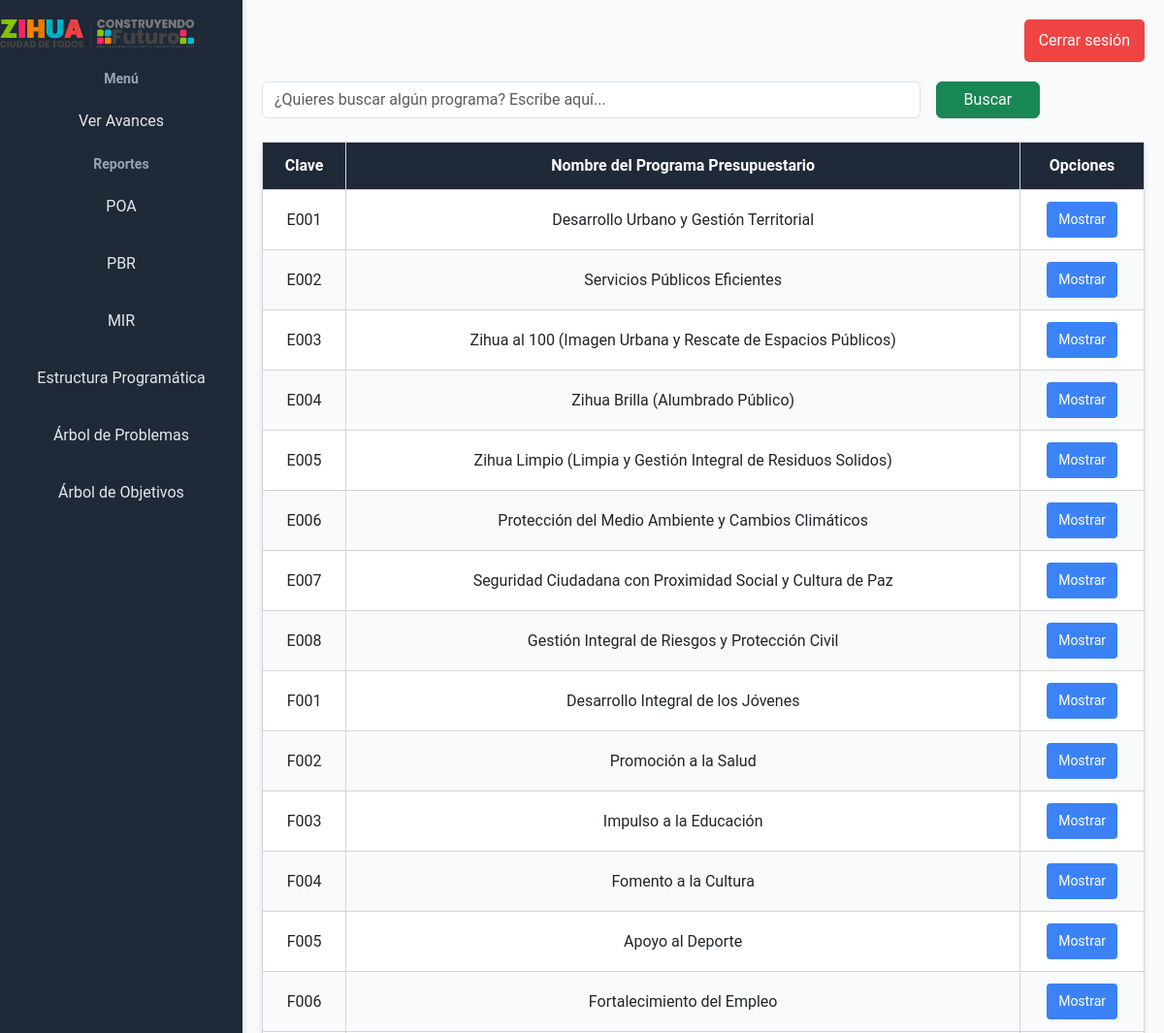
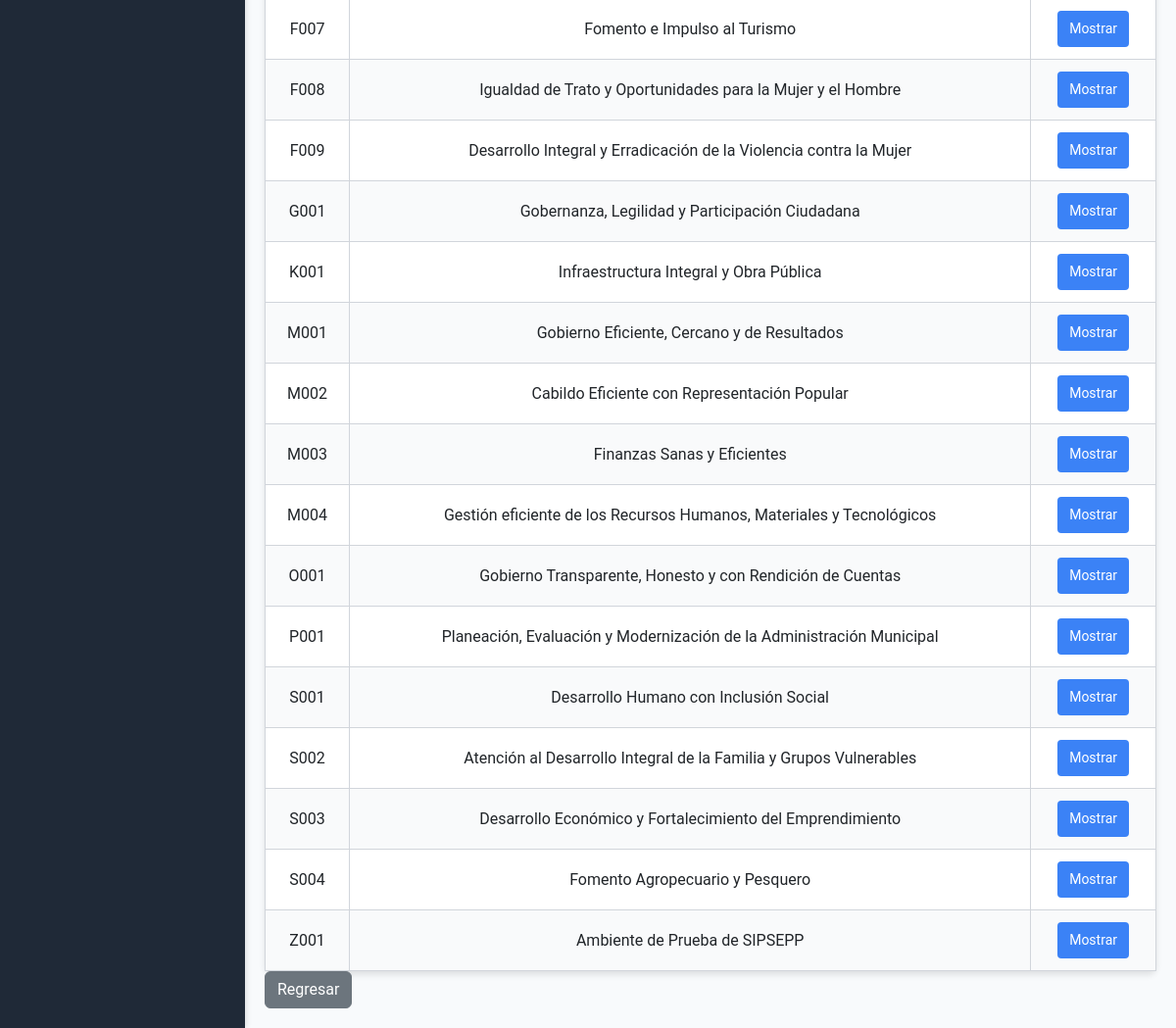
Page /formularios/programasPre.php (signed in) on the committed database (2 pictures, top to bottom).
### tables this page shows
CREATE TABLE `listapp` (
  `claveProgramaP` varchar(10) NOT NULL,
  `nombreProgramaP` varchar(255) NOT NULL
);

### formularios/programasPre.php (the view, shortened to what this page needs)
<?php
include '../database/conexion.php';
$queryUsuario = "SELECT clave_area, rol FROM usuarios WHERE usr = ?";
$stmtUsuario = $conn->prepare($queryUsuario);
$stmtUsuario->bind_param("s", $_SESSION['usuario']);
$stmtUsuario->execute();
$stmtUsuario->bind_result($clave_area, $rol);
$busqueda = isset($_GET['busqueda']) ? '%' . htmlspecialchars($_GET['busqueda'], ENT_QUOTES, 'UTF-8') . '%' : '%';
if ($rol === 'admin') {
    $queryProgramas = "SELECT l.claveProgramaP, l.nombreProgramaP, u.clave_area, u.nombre_area, p.id
                       FROM listapp l
                       LEFT JOIN unidadesresponsables u ON l.claveProgramaP = u.claveProgramaP
                       LEFT JOIN programas p ON p.clave_area = u.clave_area
                       WHERE l.claveProgramaP LIKE ? OR u.nombre_area LIKE ? OR l.nombreProgramaP LIKE ?
                       GROUP BY l.claveProgramaP, l.nombreProgramaP";
    $stmtProgramas = $conn->prepare($queryProgramas);
    $stmtProgramas->bind_param("sss", $busqueda, $busqueda, $busqueda);
}
$stmtProgramas->execute();
$resultado = $stmtProgramas->get_result();
?>
<!DOCTYPE html>
<html lang="es">
<head>
    <link href="https://cdn.jsdelivr.net/npm/bootstrap@5.3.0/dist/css/bootstrap.min.css" rel="stylesheet">
    <link rel="stylesheet" href="../css/plan_pp.css">
</head>
<body>
    <div class="sidebar">
        <div class="logo">
            <a href="../plataforma/dashboard.php" target="_blank">
                <img src="../img/ZIHUA_C.png" alt="Logo">
            </a>
        </div>
        <nav>
            <ul>
                <li><span class="menu-title">Menú</span></li>
                <li><a href="pre_a.php">Ver Avances</a></li>
                <li><span class="menu-title">Reportes</span></li>
                <li><a href="#">POA</a></li>
                <li><a href="#">PBR</a></li>
                <li><a href="#">MIR</a></li>
                <li><a href="#">Estructura Programática</a></li>
                <li><a href="#">Árbol de Problemas</a></li>
                <li><a href="#">Árbol de Objetivos</a></li>
            </ul>
        </nav>
    </div>
    <div class="content">
        <header>
            <button type="button" class="btn-salir" onclick="location.href='../sesiones_conexiones/destruir_sesion.php';">Cerrar sesión</button>
        </header>
        <form method="GET" class="row g-3 mb-4" id="search-form">
            <div class="col-md-9">
                <input type="text" name="busqueda" id="search-input" class="form-control"
                       placeholder="¿Quieres buscar algún programa? Escribe aquí..."
                       value="<?php echo isset($_GET['busqueda']) ? htmlspecialchars($_GET['busqueda'], ENT_QUOTES, 'UTF-8') : ''; ?>">
            </div>
            <div class="col-md-3">
                <button type="submit" class="btn btn-success w-50">Buscar</button>
            </div>
        </form>
        <table>
            <thead>
                <tr>
                    <th>Clave</th>
                    <th>Nombre del Programa Presupuestario</th>
                    <th>Opciones</th>
                </tr>
            </thead>
            <tbody id="results">
                <?php
                if ($resultado->num_rows > 0) {
                    while ($row = $resultado->fetch_assoc()) {
                        echo "<tr>";
                        echo "<td>" . htmlspecialchars($row['claveProgramaP'], ENT_QUOTES, 'UTF-8') . "</td>";
                        echo "<td>" . htmlspecialchars($row['nombreProgramaP'], ENT_QUOTES, 'UTF-8') . "</td>";
                        echo "<td>";
                        if ($rol === 'admin') {
                            echo "<button class='view-button' onclick='location.href=\"pre_a.php?claveProgramaP=" . urlencode($row['claveProgramaP']) . "\";'>Mostrar</button>";
                        }
                        echo "</td>";
                        echo "</tr>";
                    }
                } else {
                    echo "<tr><td colspan='3'>No se encontraron resultados.</td></tr>";
                }
                ?>
            </tbody>
        </table>
        <button type="button" class="btn btn-secondary" onclick="location.href='../plataforma/dashboard.php';">Regresar</button>
    </div>
</body>
</html>

### css/plan_pp.css (style rules this page uses)
* { margin: 0; padding: 0; box-sizing: border-box; }
body { font-family: 'Roboto', sans-serif; display: flex; height: 100vh; background-color: #F8FAFC; }
.sidebar { width: 250px; background-color: #1F2937; color: #FFFFFF; display: flex; flex-direction: column; align-items: center; padding-top: 20px; box-shadow: 2px 0 5px rgba(0, 0, 0, 0.1); }
.logo img { width: 80%; margin-bottom: 20px; }
nav ul { list-style-type: none; width: 100%; padding-left: 0; }
nav ul li { width: 100%; text-align: center; }
.menu-title { font-weight: bold; color: #9CA3AF; margin: 15px 0 10px; font-size: 14px; }
nav ul li a { display: block; padding: 15px; color: #E5E7EB; text-decoration: none; margin: 5px auto; border-radius: 4px; transition: background-color 0.3s ease, color 0.3s ease; }
.content { flex: 1; padding: 20px; overflow-x: auto; max-width: 100%; }
header { display: flex; justify-content: flex-end; margin-bottom: 20px; }
.btn-salir { background-color: #EF4444; color: white; border: none; padding: 10px 15px; border-radius: 5px; cursor: pointer; transition: background-color 0.3s ease; }
table { border-collapse: collapse; width: 100%; table-layout: auto; background-color: #FFFFFF; box-shadow: 0 4px 6px rgba(0, 0, 0, 0.1); border-radius: 8px; }
thead th { background-color: #1F2937; color: #FFFFFF; text-align: center; padding: 10px; border: 1px solid #4B5563; position: sticky; top: 0; z-index: 2; }
thead th, tbody td { padding: 12px; text-align: center; border: 1px solid #D1D5DB; }
tbody tr:nth-child(even) { background-color: #F9FAFB; }
.view-button { background-color: #3B82F6; color: white; border: none; padding: 8px 12px; border-radius: 4px; cursor: pointer; font-size: 14px; transition: background-color 0.3s, transform 0.2s; }

### rows in the picture
listapp: claveProgramaP "E001", nombreProgramaP "Desarrollo Urbano y Gestión Territorial"
listapp: claveProgramaP "E002", nombreProgramaP "Servicios Públicos Eficientes"
listapp: claveProgramaP "E003", nombreProgramaP "Zihua al 100 (Imagen Urbana y Rescate de Espacios Públicos)"
listapp: claveProgramaP "E004", nombreProgramaP "Zihua Brilla (Alumbrado Público)"
listapp: claveProgramaP "E005", nombreProgramaP "Zihua Limpio (Limpia y Gestión Integral de Residuos Solidos)"
listapp: claveProgramaP "E006", nombreProgramaP "Protección del Medio Ambiente y Cambios Climáticos"
listapp: claveProgramaP "E007", nombreProgramaP "Seguridad Ciudadana con Proximidad Social y Cultura de Paz"
listapp: claveProgramaP "E008", nombreProgramaP "Gestión Integral de Riesgos y Protección Civil"
listapp: claveProgramaP "F001", nombreProgramaP "Desarrollo Integral de los Jóvenes"
listapp: claveProgramaP "F002", nombreProgramaP "Promoción a la Salud"
listapp: claveProgramaP "F003", nombreProgramaP "Impulso a la Educación"
listapp: claveProgramaP "F004", nombreProgramaP "Fomento a la Cultura"
listapp: claveProgramaP "F005", nombreProgramaP "Apoyo al Deporte"
listapp: claveProgramaP "F006", nombreProgramaP "Fortalecimiento del Empleo"
listapp: claveProgramaP "F007", nombreProgramaP "Fomento e Impulso al Turismo"
listapp: claveProgramaP "F008", nombreProgramaP "Igualdad de Trato y Oportunidades para la Mujer y el Hombre"
listapp: claveProgramaP "F009", nombreProgramaP "Desarrollo Integral y Erradicación de la Violencia contra la Mujer"
listapp: claveProgramaP "G001", nombreProgramaP "Gobernanza, Legilidad y Participación Ciudadana"
listapp: claveProgramaP "K001", nombreProgramaP "Infraestructura Integral y Obra Pública"
listapp: claveProgramaP "M001", nombreProgramaP "Gobierno Eficiente, Cercano y de Resultados"
listapp: claveProgramaP "M002", nombreProgramaP "Cabildo Eficiente con Representación Popular"
listapp: claveProgramaP "M003", nombreProgramaP "Finanzas Sanas y Eficientes"
listapp: claveProgramaP "M004", nombreProgramaP "Gestión eficiente de los Recursos Humanos, Materiales y Tecnológicos"
listapp: claveProgramaP "O001", nombreProgramaP "Gobierno Transparente, Honesto y con Rendición de Cuentas"
listapp: claveProgramaP "P001", nombreProgramaP "Planeación, Evaluación y Modernización de la Administración Municipal"
listapp: claveProgramaP "S001", nombreProgramaP "Desarrollo Humano con Inclusión Social"
listapp: claveProgramaP "S002", nombreProgramaP "Atención al Desarrollo Integral de la Familia y Grupos Vulnerables"
listapp: claveProgramaP "S003", nombreProgramaP "Desarrollo Económico y Fortalecimiento del Emprendimiento"
listapp: claveProgramaP "S004", nombreProgramaP "Fomento Agropecuario y Pesquero"
listapp: claveProgramaP "Z001", nombreProgramaP "Ambiente de Prueba de SIPSEPP"
